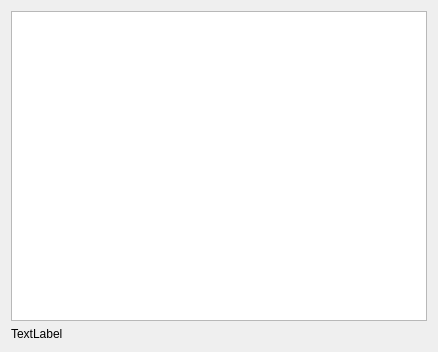
<ui version="4.0" >
 <class>CoverBrowserWidgetUI</class>
 <widget class="QWidget" name="CoverBrowserWidgetUI" >
  <property name="geometry" >
   <rect>
    <x>0</x>
    <y>0</y>
    <width>438</width>
    <height>352</height>
   </rect>
  </property>
  <layout class="QGridLayout" >
   <item row="0" column="0" >
    <widget class="KListWidget" name="listWidget" />
   </item>
   <item row="1" column="0" >
    <widget class="QLabel" name="label" >
     <property name="text" >
      <string>TextLabel</string>
     </property>
    </widget>
   </item>
  </layout>
 </widget>
 <customwidgets>
  <customwidget>
   <class>KListWidget</class>
   <extends>QListWidget</extends>
   <header>klistwidget.h</header>
  </customwidget>
 </customwidgets>
 <resources/>
 <connections/>
</ui>
